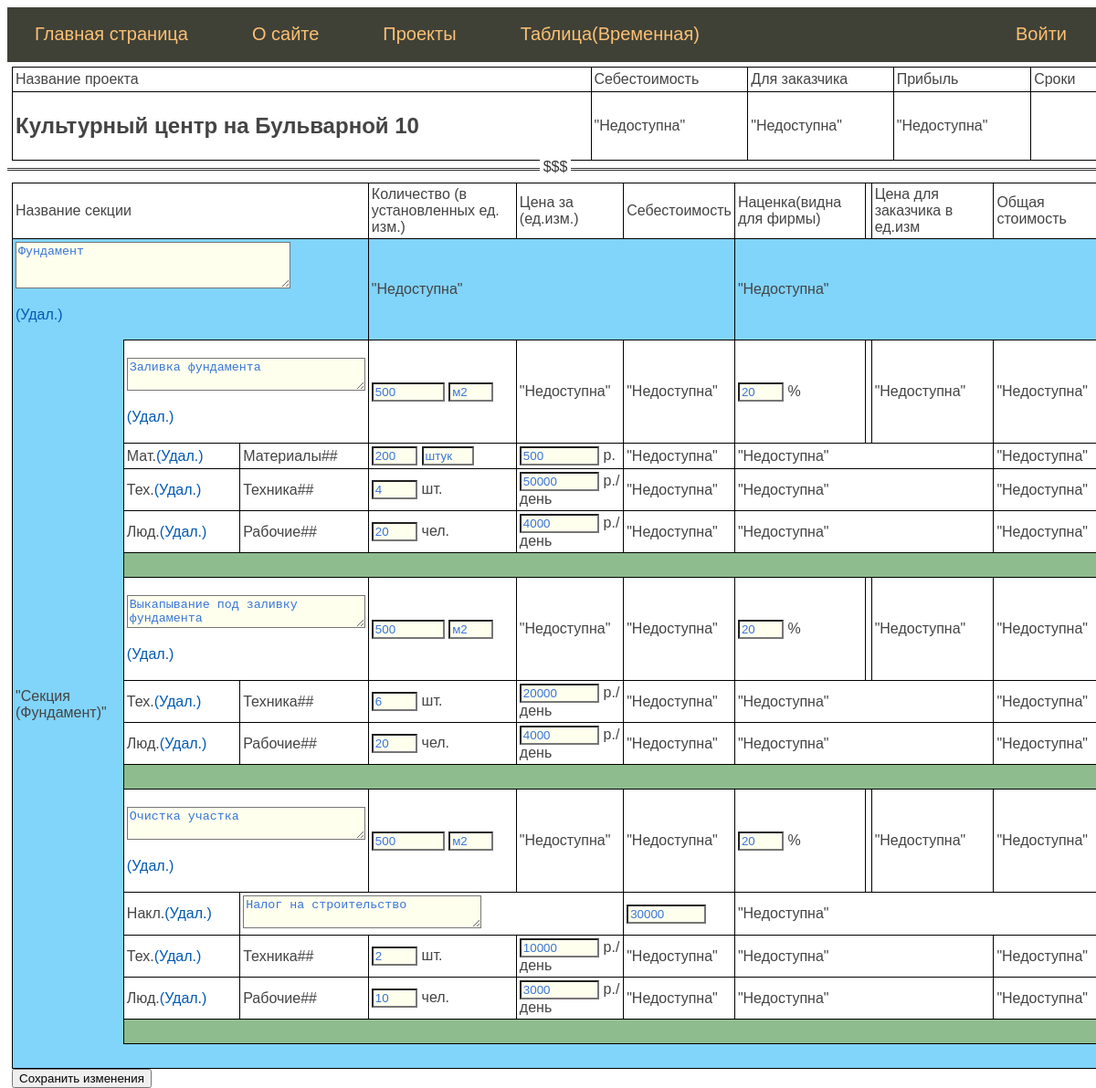
/edit_all/80/72, run on the app's committed database.
### estimate/models.py (models this page shows, shortened)
class Project(models.Model):
    title_p = models.CharField(max_length=255, unique=True,
                               verbose_name="Название Проекта")  # атрибут title будет определять одноименное поле как текстовую строку с максимальным числом символов 255.
    description_p = models.TextField(verbose_name="Текст статьи", blank=True,
                                     null=True)  # поле задано как текстовое с параметром blank=True. Данный параметр означает, что это поле может быть пустым, то есть, не содержать текста.
    time_create_p = models.DateTimeField(auto_now_add=True,
                                         verbose_name="Время создания")  # auto_now_add – позволяет фиксировать текущее время только в момент первого добавления записи в таблицу БД;
    time_update_p = models.DateTimeField(auto_now=True,
                                         verbose_name="Время изменения")  # auto_now – фиксирует текущее время всякий раз при изменении или добавлении записи в таблицу БД.
    is_published_p = models.BooleanField(default=False, verbose_name="Публикация", blank=True,
                                         null=True)  # атрибут is_published определен через класс BooleanField с параметром default=True. Это означает, что по умолчанию значение поля в БД будет установлено в значение True и статья будет считаться опубликованной.
    class Meta:
        verbose_name = 'Проект'
        verbose_name_plural = '1.Проекты'
        ordering = ['-time_create_p', 'title_p']

class ProjectSection(models.Model):
    title_s = models.CharField(max_length=255, verbose_name="Раздел Проекта", unique=False)
    time_create_s = models.DateTimeField(auto_now_add=True, verbose_name="Время создания")
    time_update_s = models.DateTimeField(auto_now=True, verbose_name="Время изменения")
    is_published_s = models.BooleanField(default=False, verbose_name="Публикация", blank=True, null=True)
    prj = models.ForeignKey('Project', on_delete=models.CASCADE, null=False, verbose_name="Проект")
    class Meta:
        verbose_name = 'Раздел проекта'
        verbose_name_plural = '2.Разделы проекта'
        ordering = ['-title_s']

class WorkType(models.Model):
    title_w = models.CharField(max_length=255, verbose_name="Название вида работы", unique=False)
    time_create_w = models.DateTimeField(auto_now_add=True, verbose_name="Время создания")
    time_update_w = models.DateTimeField(auto_now=True, verbose_name="Время изменения")
    quantity_w = models.PositiveIntegerField(verbose_name="Количество")
    unit_w = models.CharField(max_length=10, unique=False, verbose_name="Ед.изм.")
    margin_w = models.PositiveIntegerField(verbose_name="Наценка")
    sect = models.ForeignKey('ProjectSection', on_delete=models.CASCADE, null=False, verbose_name="Секция проекта")
    prj_w = models.ForeignKey('Project', on_delete=models.CASCADE, null=False, verbose_name="Проект")
    class Meta:
        verbose_name = 'Вид работы'
        verbose_name_plural = '3.Вид работ'
        ordering = ['-time_create_w']

class Resource(models.Model):
    PEOPLE = 'p'
    TECH = 't'
    MAT = 'm'
    OVERHEADS = 'o'
    TYPE = [
        (PEOPLE, 'Люди'),
        (TECH, 'Техника'),
        (MAT, 'Материалы или Оборудование'),
        (OVERHEADS, 'Накладные расходы')
    ]
    title_r = models.CharField(max_length=30, verbose_name="Ресурс", choices=TYPE, null=True, unique=False)
    time_create_r = models.DateTimeField(auto_now_add=True, verbose_name="Время создания")
    time_update_r = models.DateTimeField(auto_now=True, verbose_name="Время изменения")
    quantity_r = models.PositiveIntegerField(verbose_name="Количество", blank=True, null=True)
    day_cost_r = models.PositiveIntegerField(verbose_name="Стоимость за день", blank=True, null=True)
    unit_cost_r = models.PositiveIntegerField(verbose_name="Стоимость за единицу", blank=True, null=True)
    unit_r = models.CharField(max_length=10, verbose_name="Единица измерения", blank=True, null=True)
    cost_r = models.PositiveIntegerField(verbose_name="Сумма затрат", blank=True, null=True)
    overhead_r = models.CharField(max_length=255, verbose_name="Наименование накладной", blank=True, null=True)
    work = models.ForeignKey('WorkType', on_delete=models.CASCADE, null=False, verbose_name="Вид работы")
    prj_r = models.ForeignKey('Project', on_delete=models.CASCADE, null=False, verbose_name="Проект")
    class Meta:
        verbose_name = 'Тип ресурса'
        verbose_name_plural = '4.Типы Ресурсов'
        ordering = ['-time_create_r']

### estimate/views.py (the view)
# urls.py: path('edit_all/<int:prj_id>/<int:sect_id>', edit_all, name='edit_all'),
def edit_all(request, prj_id, sect_id):
    prj = Project.objects.get(pk=prj_id)
    sect = ProjectSection.objects.get(pk=sect_id)
    queryset_w = WorkType.objects.filter(sect_id=sect_id)
    forms_list = []
    valid = []
    if request.method == 'POST':
        print(request.POST)
        form_s = AddPrjSecForm(instance=sect, data=request.POST, prefix='sect')
        valid.append(form_s.is_valid())
        if form_s.is_valid():
            form_s.save()
        else:
            form_s.add_error(None, f"Ошибка ввода данных секции {sect.pk}")
        formset_w = []
        for work in queryset_w:
            form_w = AddWorkType(instance=work, data=request.POST, prefix=f'work{work.pk}')
            formset_w.append([form_w, work])
            valid.append(form_w.is_valid())
            if form_w.is_valid():
                form_w.save()
            else:
                form_w.add_error(None, f"Ошибка ввода данных вида работы {work.pk} "
                                   f"\n{form_w.add_error}\n{form_w.cleaned_data}")
            queryset_r = Resource.objects.filter(work_id=work.pk)
            formset_r = []
            for res in queryset_r:
                if res.title_r == 'p':
                    form_r = AddResP(instance=res, data=request.POST, prefix=f'res_p{res.pk}')
                    formset_r.append([form_r, res])
                    valid.append(form_r.is_valid())
                    print(f'res_p{res.pk}: {form_r.is_valid()} \n {form_r.errors}')
                    if form_r.is_valid():
                        form_r.save()
                    else:
                        form_r.add_error(None, f"Ошибка ввода данных ресурса {res.pk} "
                                               f"\n{form_r.add_error}\n{form_r.cleaned_data}")
                if res.title_r == 't':
                    form_r = AddResT(instance=res, data=request.POST, prefix=f'res_t{res.pk}')
                    formset_r.append([form_r, res])
                    valid.append(form_r.is_valid())
                    print(f'res_t{res.pk}: {form_r.is_valid()}')
                    if form_r.is_valid():
                        form_r.save()
                    else:
                        form_r.add_error(None, f"Ошибка ввода данных ресурса {res.pk} "
                                               f"\n{form_r.add_error}\n{form_r.cleaned_data}")
                if res.title_r == 'm':
                    form_r = AddResM(instance=res, data=request.POST, prefix=f'res_m{res.pk}')
                    formset_r.append([form_r, res])
                    valid.append(form_r.is_valid())
                    print(f'res_m{res.pk}: {form_r.is_valid()}')
                    if form_r.is_valid():
                        form_r.save()
                    else:
                        form_r.add_error(None, f"Ошибка ввода данных ресурса {res.pk} "
                                               f"\n{form_r.add_error}\n{form_r.cleaned_data}")
                if res.title_r == 'o':
                    form_r = AddResO(instance=res, data=request.POST, prefix=f'res_o{res.pk}')
                    formset_r.append([form_r, res])
                    valid.append(form_r.is_valid())
                    print(f'res_o{res.pk}: {form_r.is_valid()}')
                    if form_r.is_valid():
                        form_r.save()
                    else:
                        form_r.add_error(None, f"Ошибка ввода данных ресурса {res.pk} "
                                               f"\n{form_r.add_error}\n{form_r.cleaned_data}")
            forms_list.append([form_w, work, formset_r])
        if all(valid):
            return redirect('project_table', prj_id=prj_id)
    else:
        form_s = AddPrjSecForm(instance=sect, prefix='sect')
        for work in queryset_w:
            form_w = AddWorkType(instance=work, prefix=f'work{work.pk}')
            queryset_r = Resource.objects.filter(work_id=work.pk)
            formset_r = []
            for res in queryset_r:
                if res.title_r == 'p':
                    form_r = AddResP(instance=res, prefix=f'res_p{res.pk}')
                    formset_r.append([form_r, res])
                if res.title_r == 't':
                    form_r = AddResT(instance=res, prefix=f'res_t{res.pk}')
                    formset_r.append([form_r, res])
                if res.title_r == 'm':
                    form_r = AddResM(instance=res, prefix=f'res_m{res.pk}')
                    formset_r.append([form_r, res])
                if res.title_r == 'o':
                    form_r = AddResO(instance=res, prefix=f'res_o{res.pk}')
                    formset_r.append([form_r, res])
            forms_list.append([form_w, work, formset_r])
    context = {'prj': prj, 'title': 'Редактирование проекта',
               'sect': sect, 'forms_list': forms_list, 'form_s': form_s}
    return render(request, 'estimate/edit_all.html', context=context)

### estimate/forms.py
class AddPrjSecForm(ModelForm):
    class Meta:
        model = ProjectSection
        fields = ('title_s',)
        widgets = {
            'title_s': Textarea(attrs={
                'placeholder': 'Название секции проекта',
                'cols': '35',
                'rows': '3',
                'maxlength': 100,
                'class': "colortext",
            }),
        }

### estimate/templatetags/estimate_tags.py (called while the page is built)
@register.simple_tag()
def return_menu():
    menu = [
        {'title': "Главная страница", 'url_name': 'index'},
        {'title': "О сайте", 'url_name': 'about'},
        {'title': "Проекты", 'url_name': 'all_projects'},
        {'title': 'Таблица(Временная)', 'url_name': 'page'},
        {'title': "Войти", 'url_name': 'login'}
    ]
    return menu

@register.simple_tag()
def set_len_sec(s, for_form=False):
    work_count = s.worktype_set.count()
    tr = 2  # коэффициент. если таблица не содержит форм, у каждого вида работы будет дополнительно 2 строки,
    res_count = 0
    works = s.worktype_set.all()
    if works:
        for w in works:
            if w.resource_set.count():
                res_count += (w.resource_set.count() + 1)
            else:
                res_count += 1
    if for_form:
        tr = 3
    rowspan = res_count + (work_count * tr) + 1
    return rowspan

### estimate/templates/estimate/edit_all.html (shortened to what this page needs)
{% extends 'estimate/base(in_process).html' %}
{% load estimate_tags %}
{% block content %}
  <div style="margin: 5px">
    <table>
    <tbody>
        <tr>
          <td>Название проекта</td>
          <td>Себестоимость</td>
          <td>Для заказчика</td>
          <td>Прибыль</td>
          <td>Сроки</td>
        </tr>
        <tr>
          <td><h2>{{ prj.title_p }}</h2></td>
          <td>"Недоступна"</td>
          <td>"Недоступна"</td>
          <td>"Недоступна"</td>
          <td></td>
        </tr>
      </tbody>
    </table>
  </div>
  <hr>
  <form action="{% url 'edit_all' prj.pk sect.pk %}" method="post" >
    <div style="margin: 5px">
      <table>
        <tbody>
          <tr>
            <td colspan="3">Название секции</td>
            <td>Количество (в установленных ед. изм.)</td>
            <td>Цена за (ед.изм.)</td>
            <td>Себестоимость</td>
            <td>Наценка(видна для фирмы)</td>
            <td></td>
            <td>Цена для заказчика в ед.изм</td>
            <td >Общая стоимость</td>
          </tr>
            <tr bgcolor="#81d4fa">
              <td colspan="3" style="border: none">
                {{ form_s.title_s }}
                <p><a href="{% url 'ask_for_delete' 'sect' sect.pk prj.pk sect.pk %}">(Удал.)</a></p>
              </td>
              <td colspan="3">"Недоступна"</td>
              <td colspan="4">"Недоступна"</td>
            </tr>
            {% if sect.worktype_set.count > 0 %}
              <tr>
                <td rowspan="{% set_len_sec sect %}" bgcolor="#81d4fa" style="border: none">
                  "Cекция ({{ sect.title_s }})"
                </td>
              </tr>
              {% for form_w, work, formset_r in forms_list %}
                <tr>
                  <td colspan="2">
                    <p align="center">{{ form_w.title_w }}</p>
                    <p align="bottom"><a href="{% url 'ask_for_delete' 'work' work.pk prj.pk sect.pk %}">(Удал.)</a></p>
                  </td>
                  <td>{{ form_w.quantity_w }} {{ form_w.unit_w }}</td>
                  <td>"Недоступна"</td>
                  <td>"Недоступна"</td>
                  <td>{{ form_w.margin_w }} %</td>
                  <td></td>
                  <td>"Недоступна"</td>
                  <td>"Недоступна"</td>
                </tr>
              {% for form_r, res in formset_r %}
                {% if res.title_r == 'p' %}
                <tr>
                  <td>Люд.<a href="{% url 'ask_for_delete' 'res' res.pk prj.pk sect.pk %}">(Удал.)</a></td>
                  <td>Рабочие##</td>
                  <td>{{ form_r.quantity_r }} чел.</td>
                  <td>{{ form_r.day_cost_r }} р./день</td>
                  <td>"Недоступна"</td>
                  <td colspan="3">"Недоступна"</td>
                  <td>"Недоступна"</td>
                </tr>
                {% elif res.title_r == 't' %}
                <tr>
                  <td>Тех.<a href="{% url 'ask_for_delete' 'res' res.pk prj.pk sect.pk %}">(Удал.)</a></td>
                  <td>Техника##</td>
                  <td>{{ form_r.quantity_r }} шт.</td>
                  <td>{{ form_r.day_cost_r }} р./день</td>
                  <td>"Недоступна"</td>
                  <td colspan="3">"Недоступна"</td>
                  <td>"Недоступна"</td>
                </tr>
                {% elif res.title_r == 'm' %}
                <tr>
                  <td>Мат.<a href="{% url 'ask_for_delete' 'res' res.pk prj.pk sect.pk %}">(Удал.)</a></td>
                  <td>Материалы##</td>
                  <td>{{ form_r.quantity_r }} {{ form_r.unit_r }}</td>
                  <td>{{ form_r.unit_cost_r }} р.</td>
                  <td>"Недоступна"</td>
                  <td colspan="3">"Недоступна"</td>
                  <td>"Недоступна"</td>
                </tr>
                {% elif res.title_r == 'o' %}
                <tr>
                  <td>Накл.<a href="{% url 'ask_for_delete' 'res' res.pk prj.pk sect.pk %}">(Удал.)</a></td>
                  <td colspan="3">{{ form_r.overhead_r }}</td>
                  <td>{{ form_r.cost_r }}</td>
                  <td colspan="4">"Недоступна"</td>
                </tr>
                {% endif %}
              {% endfor %}
              <tr>
                <td bgcolor="#8fbc8f" colspan="9"></td>
              </tr>
            {% endfor %}
            {% endif %}
          <tr style="border: none">
            <td bgcolor="#81d4fa" colspan="10" style="border: none"></td>
          </tr>
        </tbody>
      </table>
      <button type="submit">Сохранить изменения</button>
    </div>
  </form>
{% endblock content %}

### estimate/static/estimate/css/styles.css (style rules this page uses)
html, body { font-family: 'Arial'; padding: 0; height: 100%; width: 100%; color: #444; }
hr:after { background: #fff; content: '$$$'; padding: 0 4px; position: relative; top: -13px; }
a { color: #0059b2; text-decoration: none; }
hr { border: none; border-top: 3px double #333; color: #333; overflow: visible; text-align: center; height: 5px; }

### estimate/templates/estimate/edit_all.html (style rules this page uses)
table { width: 100%; border-collapse:collapse; border-spacing:1px; }
table, td, th { border: 1px solid #000000; }
td, th { padding: 3px; height: 20px; }
.colortext { background-color: #ffe; color: #3875d7; }

### data on the page
Project: title_p "Культурный центр на Бульварной 10"
ProjectSection: title_s "Фундамент"
WorkType: title_w "Заливка фундамента", quantity_w "500", unit_w "м2", margin_w "20"
Resource: quantity_r "200", unit_r "штук", unit_cost_r "500"
Resource: quantity_r "4", day_cost_r "50000"
Resource: quantity_r "20", day_cost_r "4000"
WorkType: title_w "Выкапывание под заливку фундамента", quantity_w "500", unit_w "м2", margin_w "20"
Resource: quantity_r "6", day_cost_r "20000"
Resource: quantity_r "20", day_cost_r "4000"
WorkType: title_w "Очистка участка", quantity_w "500", unit_w "м2", margin_w "20"
Resource: overhead_r "Налог на строительство", cost_r "30000"
Resource: quantity_r "2", day_cost_r "10000"
Resource: quantity_r "10", day_cost_r "3000"

### other printed values
{{ m.title }} "Главная страница" "О сайте" "Проекты" "Таблица(Временная)"
{{ m.title }} "Войти"
